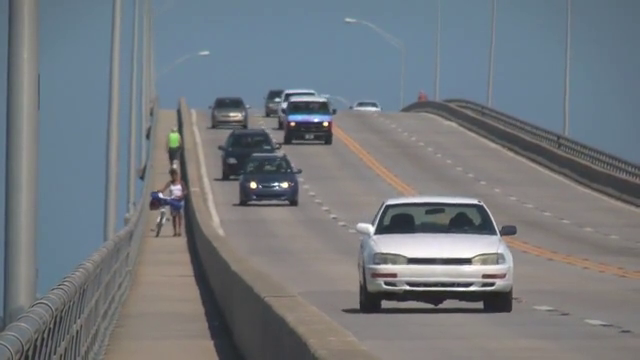
#> input picture frame 91 of data/slow_traffic_small.mp4, 640 x 360 px, given in place of vtest.avi, which was not available
$ jupyter execute '6.1 如何使用背景分离方法.ipynb'   (text cells are left out)
#> lines starting #> are read from the running program, lines starting #| are printed output that depends on the picture; after the words box and inside, x2 and y2 are one past the last pixel; in counts of white or black regions, pixels touching at a corner belong together; pictures that were not available may be replaced by others from this repository, and a replacement may not be noted
[cell 1]
import numpy as np
import cv2 as cv
from IPython.display import clear_output, display, HTML
from PIL import Image
import time

# 创建背景分离对象
backSub = cv.createBackgroundSubtractorMOG2()
# backSub = cv.createBackgroundSubtractorKNN()

cap = cv.VideoCapture('data/vtest.avi')

while True:
    clear_output(wait=True)

    ret, frame = cap.read()
#> frame is the input picture: shape (360, 640, 3); mean B, G, R 126.6, 121.2, 115.7
    if frame is None:
        break

    # 更新背景模型
    fgMask = backSub.apply(frame)
#> fgMask: shape (360, 640); every value is 127

    # 获取帧号并将其写入当前帧
    cv.rectangle(frame, (10, 2), (100,20), (255,255,255), -1)
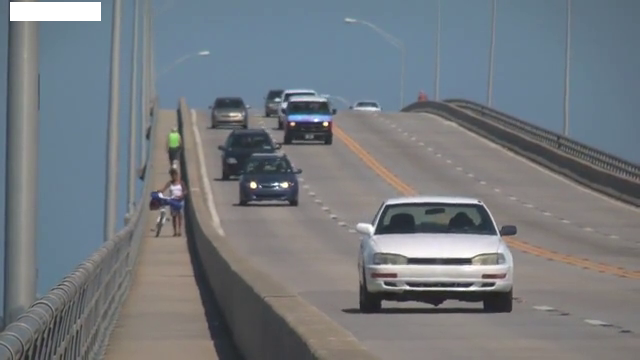
#> frame: shape (360, 640, 3); 0.75% of pixels changed, all inside (x1, y1, x2, y2) = (10, 2, 101, 21)
    cv.putText(frame, str(cap.get(cv.CAP_PROP_POS_FRAMES)), (15, 15),
               cv.FONT_HERSHEY_SIMPLEX, 0.5 , (0,0,0))
#> frame: shape (360, 640, 3); 0.04% of pixels changed, all inside (x1, y1, x2, y2) = (17, 5, 50, 16)

    #展示当前帧和背景掩码
    mask = cv.merge((fgMask,fgMask,fgMask))
#> mask: shape (360, 640, 3); every value is 127

    res = np.hstack((frame, mask))
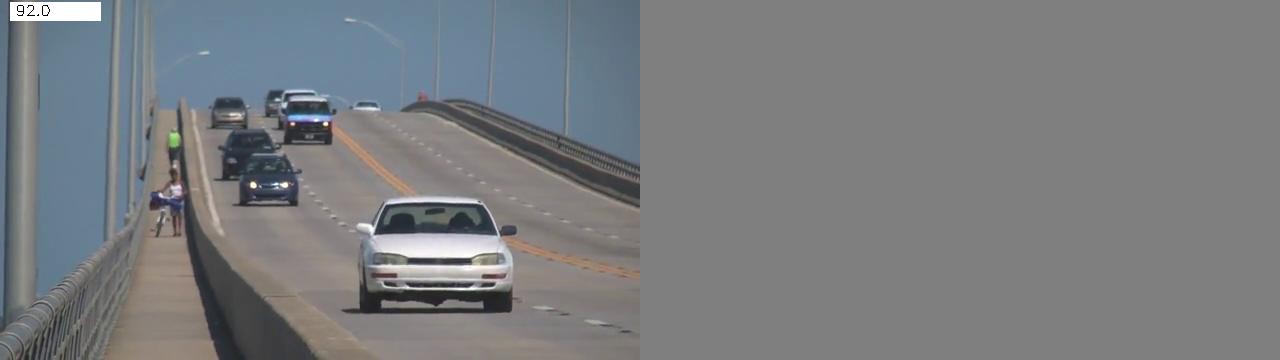
#> res: shape (360, 1280, 3); mean B, G, R 127.2, 124.6, 121.9
    res = cv.resize(res, None, fx=0.7, fy = 0.7)
#> res: shape (252, 896, 3)

    res = cv.cvtColor(res, cv.COLOR_BGR2RGB)
    img = Image.fromarray(res)

    display(img)

    if cap.get(cv.CAP_PROP_POS_FRAMES) > 100:
        break

    # 控制帧率
    time.sleep(0.1)

cap.release()

$ run again, starting later in the video
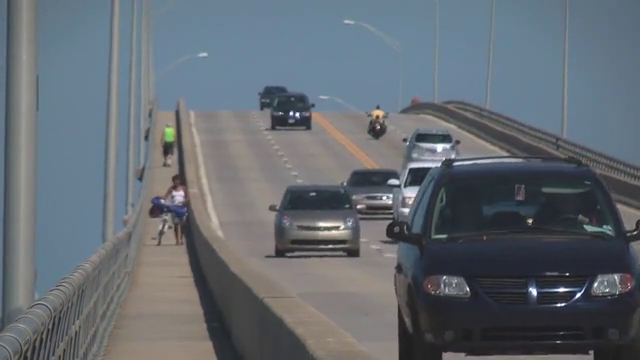
#> input picture frame 411 of data/slow_traffic_small.mp4, 640 x 360 px, given in place of vtest.avi, which was not available
#> frame is the input picture: shape (360, 640, 3); mean B, G, R 113.8, 106.6, 99.3
#> fgMask: shape (360, 640); every value is 127
#> `cv.rectangle(frame, (10, 2), (100,20), (255,255,255), -1)`:
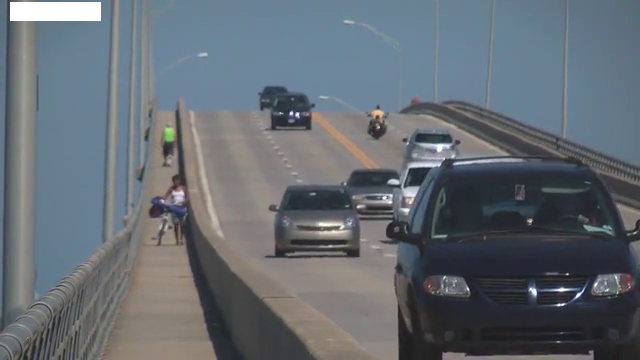
#> frame: shape (360, 640, 3); 0.75% of pixels changed, all inside (x1, y1, x2, y2) = (10, 2, 101, 21)
#> mask: shape (360, 640, 3); every value is 127
#> `res = np.hstack((frame, mask))`:
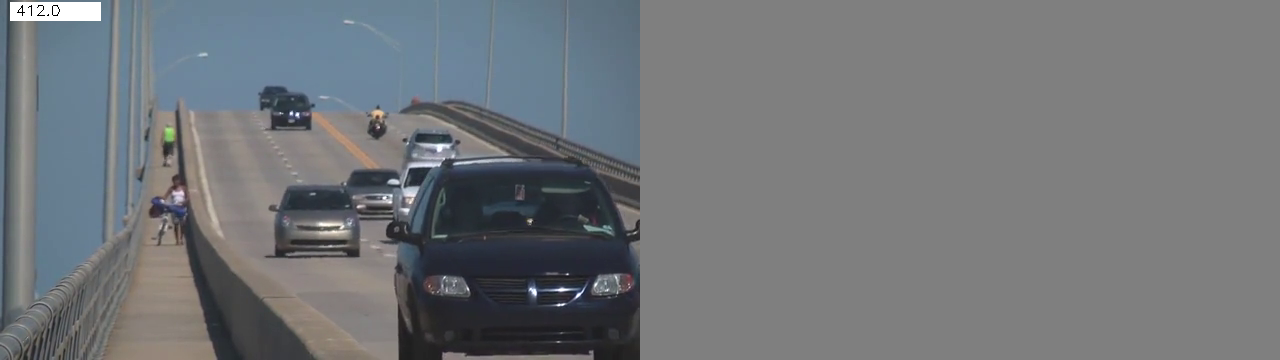
#> res: shape (360, 1280, 3); mean B, G, R 120.8, 117.2, 113.7

$ run again, starting later in the video
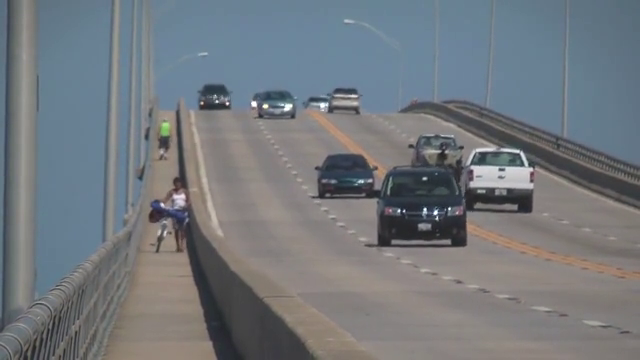
#> input picture frame 731 of data/slow_traffic_small.mp4, 640 x 360 px, given in place of vtest.avi, which was not available
#> frame is the input picture: shape (360, 640, 3); mean B, G, R 125.5, 120.3, 115.1
#> fgMask: shape (360, 640); every value is 127
#> `cv.rectangle(frame, (10, 2), (100,20), (255,255,255), -1)`:
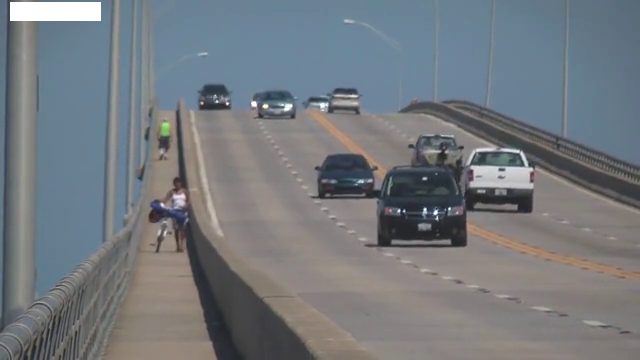
#> frame: shape (360, 640, 3); 0.75% of pixels changed, all inside (x1, y1, x2, y2) = (10, 2, 101, 21)
#> mask: shape (360, 640, 3); every value is 127
#> `res = np.hstack((frame, mask))`:
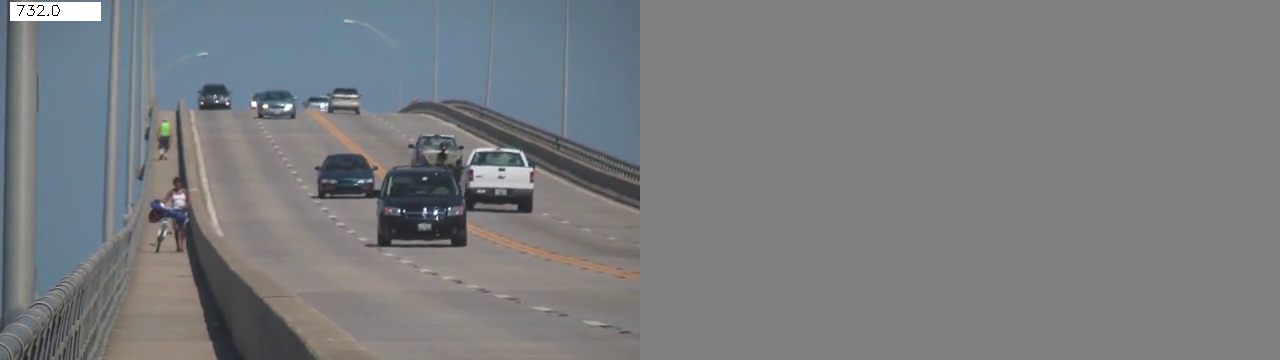
#> res: shape (360, 1280, 3); mean B, G, R 126.7, 124.1, 121.6
